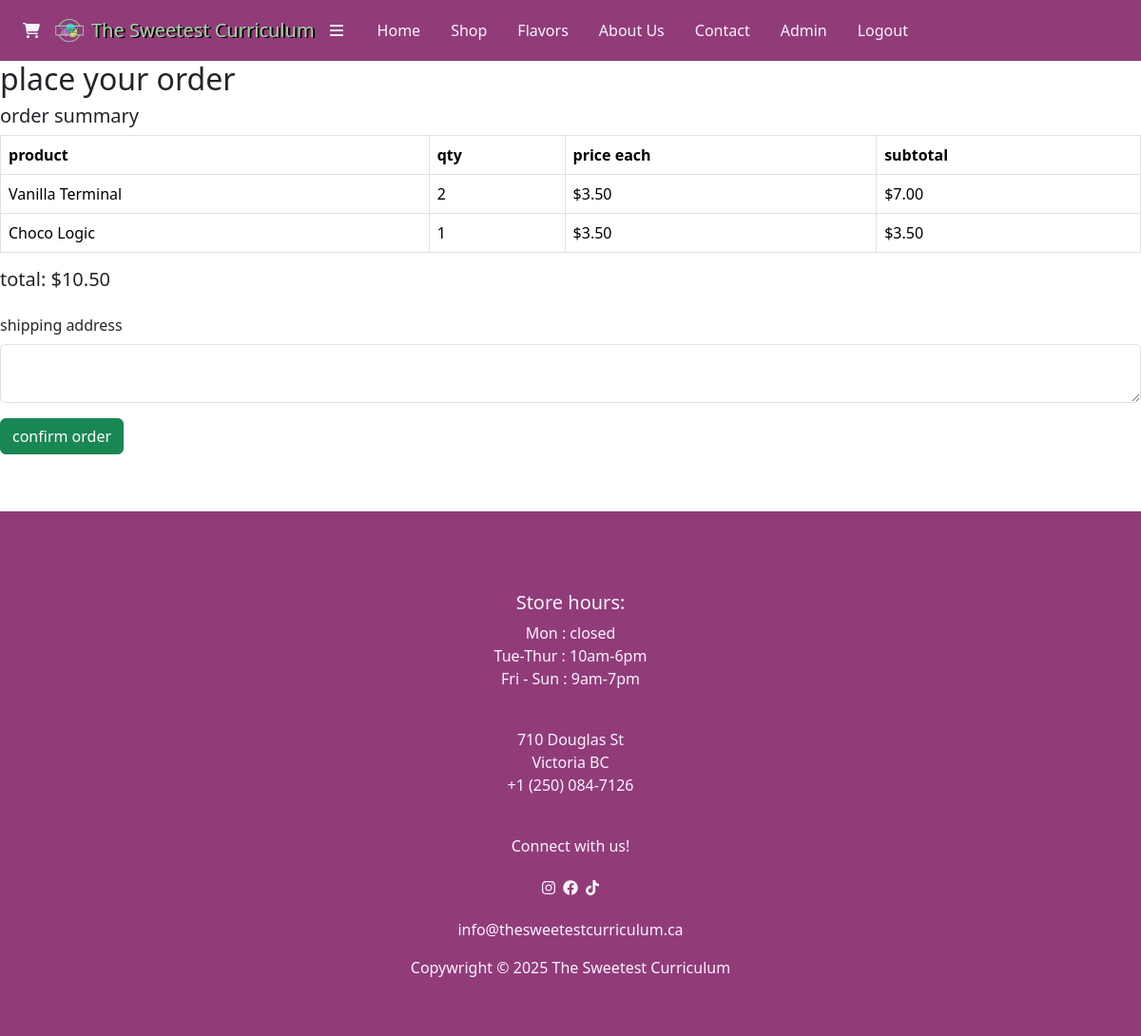
Page /order.php (signed in) on the committed database.
### tables this page shows
CREATE TABLE cart (
    user_id INT NOT NULL,
    product_id INT NOT NULL,
    quantity INT NOT NULL,
    PRIMARY KEY (user_id, product_id),
    FOREIGN KEY (user_id) REFERENCES users(user_id),
    FOREIGN KEY (product_id) REFERENCES products(product_id)
);

CREATE TABLE products (
    product_id INT PRIMARY KEY AUTO_INCREMENT,
    productName VARCHAR(100) NOT NULL,
    price DECIMAL(10,2) NOT NULL,
    imageURL TEXT,
    description TEXT NOT NULL
);

### order.php (the view, shortened to what this page needs)
<?php
include 'includes/header.php';
include 'database/db.php';
$user_id = $_SESSION['user_id'];
$errors = [];
$cart_items = [];
$total = 0;
$sql = "SELECT cart.product_id, cart.quantity, products.productName, products.price
        FROM cart
        JOIN products ON cart.product_id = products.product_id
        WHERE cart.user_id = $user_id";
$result = mysqli_query($dbc, $sql);
if ($result) {
    while ($row = mysqli_fetch_assoc($result)) {
        $cart_items[] = $row;
        $total += $row['price'] * $row['quantity'];
    }
} else {
    $errors[] = "could not load your cart.";
}
?>
<h2>place your order</h2>
<h5>order summary</h5>
<table class="table table-bordered">
  <thead>
    <tr>
      <th>product</th>
      <th>qty</th>
      <th>price each</th>
      <th>subtotal</th>
    </tr>
  </thead>
  <tbody>
    <?php foreach ($cart_items as $item): ?>
      <tr>
        <td><?= htmlspecialchars($item['productName']) ?></td>
        <td><?= $item['quantity'] ?></td>
        <td>$<?= number_format($item['price'], 2) ?></td>
        <td>$<?= number_format($item['price'] * $item['quantity'], 2) ?></td>
      </tr>
    <?php endforeach; ?>
  </tbody>
</table>
<h5>total: $<?= number_format($total, 2) ?></h5>
<form method="POST" class="mt-4">
  <div class="mb-3">
    <label class="form-label">shipping address</label>
    <textarea name="shipping_address" class="form-control" required><?= isset($_POST['shipping_address']) ? htmlspecialchars($_POST['shipping_address']) : '' ?></textarea>
  </div>
  <button type="submit" class="btn btn-success">confirm order</button>
</form>
<?php include 'includes/footer.php'; ?>

### rows in the picture
cart: product.productName "Vanilla Terminal", quantity "2", product.price "3.50", $item['price'] * $item['quantity'] "7.00"
cart: product.productName "Choco Logic", quantity "1", product.price "3.50", $item['price']*$item['quantity'] "3.50"

### other values in the picture
$total "10.50"
